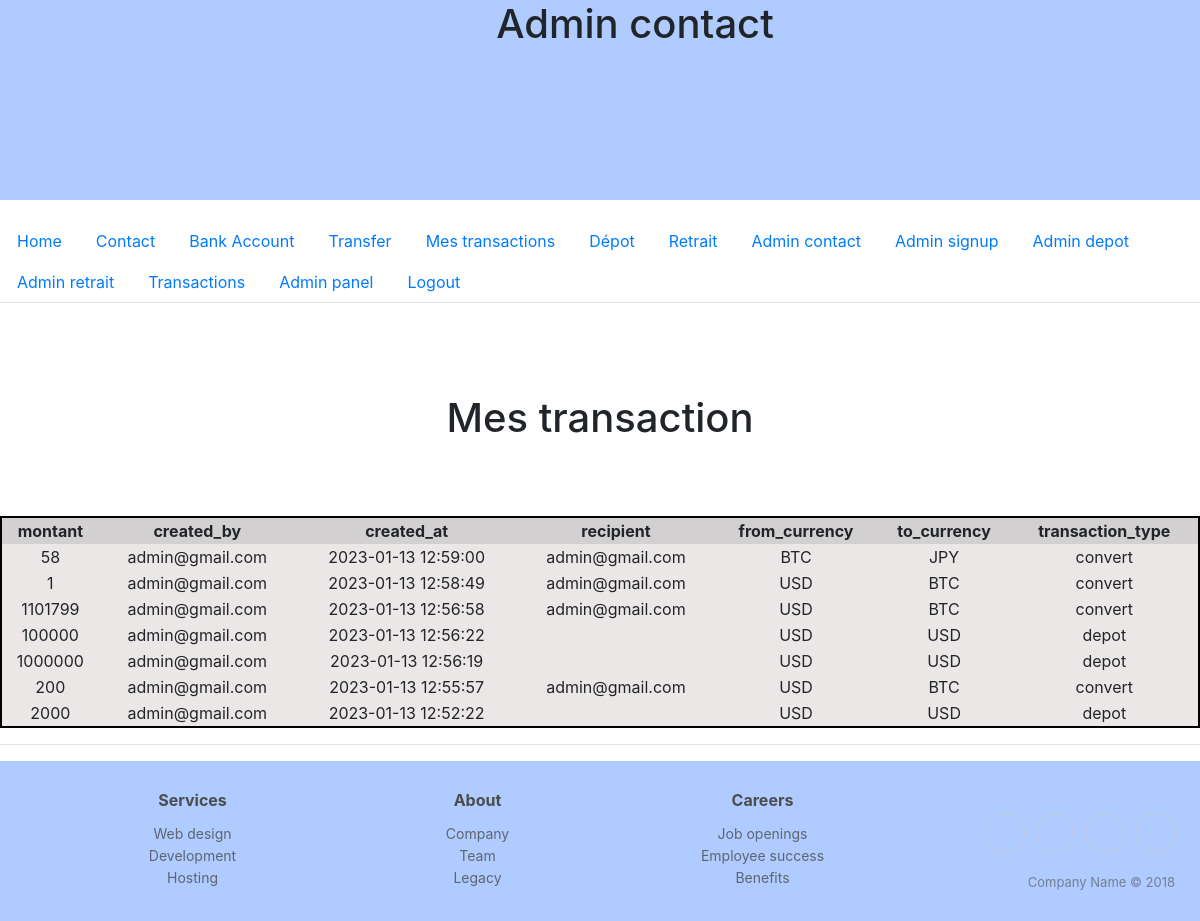
The app's page /?page=my_transaction (signed in) with its own data.
### tables this page shows
CREATE TABLE `transactions` (
  `id` int(11) NOT NULL,
  `amount` float(11,2) NOT NULL,
  `created_by` int(11) NOT NULL,
  `created_at` datetime NOT NULL DEFAULT CURRENT_TIMESTAMP,
  `recipient` int(11) DEFAULT NULL,
  `from_currency` int(11) NOT NULL,
  `to_currency` int(11) NOT NULL,
  `transaction_type` varchar(20) NOT NULL,
  `approved` int(11) DEFAULT NULL,
  `approved_date` datetime DEFAULT NULL,
  `approved_by` int(11) DEFAULT NULL
);

CREATE TABLE `users` (
  `id` int(11) NOT NULL,
  `email` varchar(255) NOT NULL,
  `password` varchar(255) NOT NULL,
  `role` int(11) NOT NULL,
  `created_at` datetime NOT NULL DEFAULT CURRENT_TIMESTAMP,
  `last_ip` varchar(80) NOT NULL
);

CREATE TABLE `currencies` (
  `id` int(11) NOT NULL,
  `currency_name` varchar(50) NOT NULL,
  `currency_value` float(11,6) NOT NULL
);

### www/index.php (called while the page is built)
<?php
require_once __DIR__ . "/../src/init.php";
$users_number = count($userManager->getAllUsersExcept());
$page = 'home';
if ($users_number > 0) {
	if (isset($_GET['page'])) {
		if (in_array($_GET['page'], $pages)) {
			$page = $_GET['page'];
		}
	}
} else {
	$page = "admin_init";
}
include_once __DIR__ . "/../src/templates/pages/$page.php";
include_once __DIR__ . "/../src/templates/template.php";

### src/init.php (called while the page is built, shortened)
<?php
require_once __DIR__ . '/db.php';
require_once __DIR__ . '/class/GetDepot.php';
require_once __DIR__ . '/class/UserManager.php';
$getDepot = new GetDepot($db);
$userManager = new UserManager($db);
if (isset($_SESSION['user_id'])){
    $user = $userManager->getById($_SESSION['user_id']);
}

### src/class/GetDepot.php (called while the page is built, shortened)
<?php
class GetDepot{
    private $db;
    function __construct($bdd){
        $this->db = $bdd;
    }
    public function take_my_transaction($id){
        $stmh = $this->db->prepare('SELECT *, transactions.id as idd, transactions.created_at as cre, users.email, u1.email as u1, c1.currency_name as c1, currencies.currency_name FROM transactions INNER JOIN users ON users.id = transactions.created_by INNER JOIN currencies ON currencies.id = transactions.from_currency LEFT JOIN users u1 ON u1.id = transactions.recipient LEFT JOIN currencies c1 ON c1.id = transactions.to_currency  WHERE created_by = :id ORDER BY transactions.id DESC');
        $stmh->execute([
            'id' => $id,
        ]);
        $donnees = $stmh->fetchAll(PDO::FETCH_CLASS, 'Transaction');
        return $donnees;
    }
}

### src/class/UserManager.php (called while the page is built, shortened)
<?php
class UserManager{
    private $db;
    function __construct($bdd){
        $this-> db = $bdd;
    }
    public function getByID($id){
        $stmh = $this->db->prepare('SELECT * FROM users WHERE id = ?');
        $stmh->execute([$id]);
        $stmh->setFetchMode(PDO::FETCH_CLASS, 'User');
        $user = $stmh->fetch();
        return $user;
    }
    public function getAllUsersExcept($id=0){
        $stmh = $this->db->prepare('SELECT DISTINCT * FROM users WHERE id != ?');
        $stmh->execute([$id]);
        $users = $stmh->fetchAll(PDO::FETCH_CLASS, 'User');
        return $users;
    }
}

### src/templates/pages/my_transaction.php (the view, shortened to what this page needs)
<?php
$page_title = "Admin contact ";
$trans = $getDepot -> take_my_transaction($_SESSION['user_id']);
$role = 1;
?>
<h1 class="h1admindepot">Mes transaction</h1>
<div>
<table class="tab">
    <thead class="the">
        <tr>
            <th>montant</th>
            <th>created_by</th>
            <th>created_at</th>
            <th>recipient</th>
            <th>from_currency</th>
            <th>to_currency</th>
            <th>transaction_type</th>
        </tr>
    </thead>
   <tbody >
    <?php
        foreach ($trans as $cform){
    ?>
    <tr>
        <td><?= $cform -> amount?></td>
        <td><?= $cform -> email?></td>
        <td><?= $cform -> cre?></td>
        <td><?= $cform -> u1?></td>
        <td><?= $cform -> currency_name?></td>
        <td><?= $cform -> c1?></td>
        <td><?= $cform -> transaction_type?></td>
    </tr>
            <?php
            }
            ?>
   </tbody>
</table>
</div>
<hr>
<?php
$page_content = ob_get_clean();
?>

### src/templates/template.php (shortened to what this page needs)
<!DOCTYPE html>
<html lang="en">
	<head>
		<link rel="stylesheet" href="https://cdn.jsdelivr.net/npm/bootstrap@4.3.1/dist/css/bootstrap.min.css">
        <link rel="stylesheet" href="/css/footer.css">
        <link rel="stylesheet" href="/css/header.css">
		<link rel="stylesheet" href="/css/depot.css">
		<link rel="stylesheet" href="/css/admin_depot.css">
		<link rel="stylesheet" href="/css/transaction.css">
	</head>
	<body>
	<?php
	require_once __DIR__ . '/partials/header.php';
	?>
        <div class="menu">
            <?php if (count($userManager->getAllUsersExcept())>0) require_once __DIR__ . '/partials/menu.php';
			require_once __DIR__ . "/partials/alert_success.php"?>
        </div>
		<?php
            if (isset($user->role)) $actual_role = $user->role;
            else $actual_role = 1;
            if (isset($user->role)) $actual_role = $user->role;
            else $actual_role = 1;
            if ($actual_role >= $role) echo $page_content;
            else echo "Vous n'avez pas les droits";
        ?>
		<?php
		require_once __DIR__ . '/partials/footer.php';
		?>
	</body>
</html>

### src/templates/partials/header.php
<header>
    <h1><?= $page_title; ?></h1>
</header>

### src/templates/partials/menu.php
<ul class="nav nav-tabs mb-4">
    <li class="nav-item"><a href="/?page=home" class="nav-link">Home</a></li>
<?php if ($user === false){ ?>
    <li class="nav-item"><a href="/?page=singup" class="nav-link">Singup</a></li>
    <li class="nav-item"><a href="/?page=login" class="nav-link">Login</a></li>
<?php } else { ?>
    <li class="nav-item"><a href="/?page=contact" class="nav-link">Contact</a></li>
    <li class="nav-item"><a href="/?page=bank_account" class="nav-link">Bank Account</a></li>
    <li class="nav-item"><a href="/?page=transfer" class="nav-link">Transfer</a></li>
    <li class="nav-item"><a href="/?page=my_transaction" class="nav-link">Mes transactions</a></li>
    <li class="nav-item"><a href="/?page=depot" class="nav-link">Dépot</a></li>
    <li class="nav-item"><a href="/?page=retrait" class="nav-link">Retrait</a></li>
    <?php if ($user->role >= 200) { ?>
    <li class="nav-item"><a href="/?page=admin_contact" class="nav-link">Admin contact</a></li>
    <li class="nav-item"><a href="/?page=admin_user" class="nav-link">Admin signup</a></li>
    <li class="nav-item"><a href="/?page=admin_depot" class="nav-link">Admin depot</a></li>
    <li class="nav-item"><a href="/?page=admin_retrait" class="nav-link">Admin retrait</a></li>
    <?php if ($user->role >= 1000) { ?>
        <li class="nav-item"><a href="/?page=transaction" class="nav-link">Transactions</a></li>
        <li class="nav-item"><a class="nav-link" href="/?page=admin">Admin panel</a></li>
    <?php }} ?>
    <li class="nav-item"><a href="/actions/logout.php" class="nav-link">Logout</a></li>
<?php } ?>
</ul>

### src/templates/partials/footer.php (shortened to what this page needs)
<link rel="stylesheet" href="https://cdnjs.cloudflare.com/ajax/libs/twitter-bootstrap/4.1.3/css/bootstrap.min.css">
<link rel="stylesheet" href="https://cdnjs.cloudflare.com/ajax/libs/ionicons/2.0.1/css/ionicons.min.css">
<div class="footer-clean">
    <footer>
        <div class="container">
            <div class="row justify-content-center">
                <div class="col-sm-4 col-md-3 item">
                    <h3>Services</h3>
                    <ul>
                        <li><a href="#">Web design</a></li>
                        <li><a href="#">Development</a></li>
                        <li><a href="#">Hosting</a></li>
                    </ul>
                </div>
                <div class="col-sm-4 col-md-3 item">
                    <h3>About</h3>
                    <ul>
                        <li><a href="#">Company</a></li>
                        <li><a href="#">Team</a></li>
                        <li><a href="#">Legacy</a></li>
                    </ul>
                </div>
                <div class="col-sm-4 col-md-3 item">
                    <h3>Careers</h3>
                    <ul>
                        <li><a href="#">Job openings</a></li>
                        <li><a href="#">Employee success</a></li>
                        <li><a href="#">Benefits</a></li>
                    </ul>
                </div>
                <div class="col-lg-3 item social"><a href="#"></a><a href="#"></a><a href="#"></a><a href="#"></a>
                    <p class="copyright">Company Name © 2018</p>
                </div>
            </div>
        </div>
    </footer>
</div>

### www/css/footer.css (style rules this page uses)
body,html { height: 100%; margin: 0; width: 100%; }
.container { position: absolute; text-align: center; margin-top: -20px; }
.footer-clean { padding:50px ; background-color:#AFCBFF; color:#4b4c4d; width: 100%; height: 20%; }
.footer-clean h3 { margin-top:0; margin-bottom:12px; font-weight:bold; font-size:16px; }
.footer-clean ul { padding:0; list-style:none; line-height:1.6; font-size:14px; margin-bottom:0; }
.footer-clean ul a { color:inherit; text-decoration:none; opacity:0.8; }
.footer-clean .item.social { text-align:right; }
.footer-clean .item.social > a { font-size:24px; width:40px; height:40px; line-height:40px; display:inline-block; text-align:center; border-radius:50%; border:1px solid #ccc; margin-left:10px; margin-top:22px; color:inherit; opacity:0.75; }
.footer-clean .copyright { margin-top:14px; margin-bottom:0; font-size:13px; opacity:0.6; }

### www/css/header.css (style rules this page uses)
header { background-color: #AFCBFF; display: flex; text-align: center; align-items: center; padding-left: 70px; margin-bottom: 20px; height: 200px; }

### www/css/admin_depot.css (style rules this page uses)
.h1admindepot { text-align: center; padding: 50pt; }

### www/css/transaction.css (style rules this page uses)
.tab { background-color: rgb(235, 231, 231); border: 2px solid rgb(0, 0, 0); text-align: center; padding: 50pt; width: 100%; }
.the { background-color: rgb(210, 208, 208); text-align: center; }

### records on screen
transactions: amount "58", created_by.email "admin@gmail.com", created_at "2023-01-13 12:59:00", from_currency.currency_name "BTC", to_currency.currency_name "JPY", transaction_type "convert"
transactions: amount "1", created_by.email "admin@gmail.com", created_at "2023-01-13 12:58:49", from_currency.currency_name "USD", to_currency.currency_name "BTC", transaction_type "convert"
transactions: amount "1101799", created_by.email "admin@gmail.com", created_at "2023-01-13 12:56:58", from_currency.currency_name "USD", to_currency.currency_name "BTC", transaction_type "convert"
transactions: amount "100000", approved_by.email "admin@gmail.com", created_at "2023-01-13 12:56:22", from_currency.currency_name "USD", transaction_type "depot"
transactions: amount "1000000", approved_by.email "admin@gmail.com", created_at "2023-01-13 12:56:19", from_currency.currency_name "USD", transaction_type "depot"
transactions: amount "200", created_by.email "admin@gmail.com", created_at "2023-01-13 12:55:57", from_currency.currency_name "USD", to_currency.currency_name "BTC", transaction_type "convert"
transactions: amount "2000", approved_by.email "admin@gmail.com", created_at "2023-01-13 12:52:22", from_currency.currency_name "USD", transaction_type "depot"

### other values on screen
$page_title "Admin contact"
